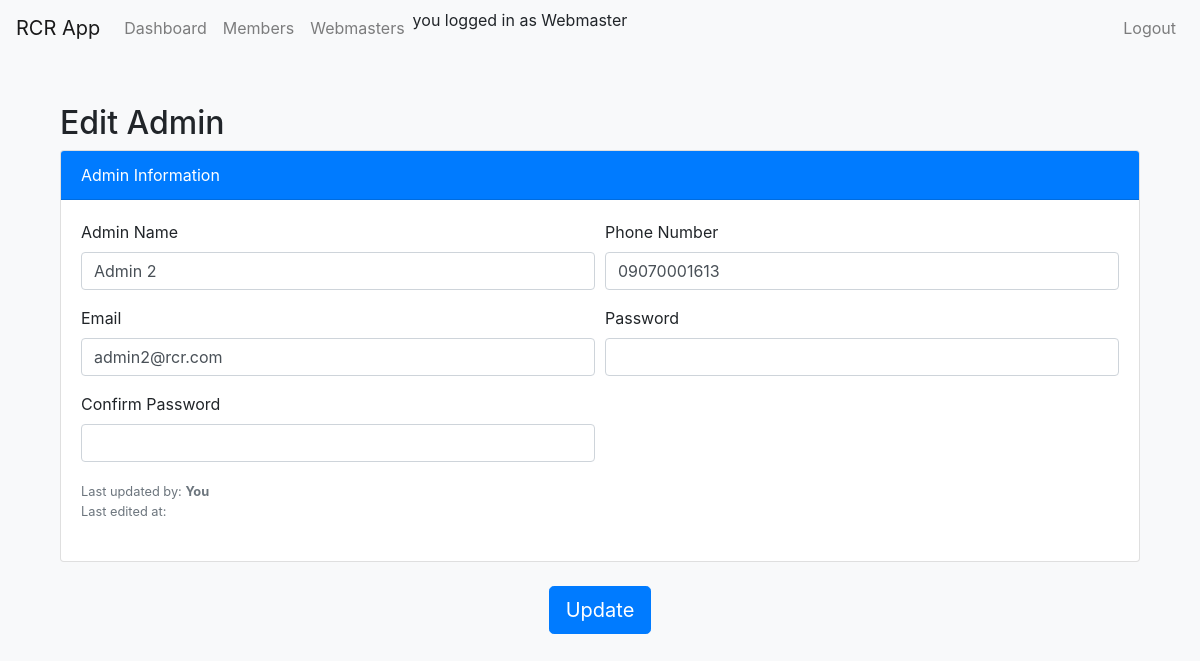
Page /edit_admin/1 (signed in) on the committed database.
### app.py (models this page shows, shortened)
class Admin(UserMixin, db.Model):
    __tablename__ = 'admin'
    id = db.Column(db.Integer, primary_key=True)
    admin_name = db.Column(db.String(100), nullable=False)
    email = db.Column(db.String(120), unique=True, nullable=False)
    phone_number = db.Column(db.String(20))
    password = db.Column(db.String(200))
    is_admin_flag = db.Column(db.Boolean, default=True)  # Renamed to avoid conflict
    last_edited_by_webmaster_id = db.Column(db.Integer, db.ForeignKey('webmaster.id'))
    last_edited_by_webmaster = db.relationship('Webmaster', backref='admin_records', foreign_keys=[last_edited_by_webmaster_id])

### app.py (the view, shortened to what this page needs)
@app.route('/edit_admin/<int:admin_id>', methods=['GET', 'POST'])
@login_required
def edit_admin(admin_id):
    admin = Admin.query.get_or_404(admin_id)
    form = AdminForm(obj=admin)
    return render_template('edit_admin.html', admin=admin, form=form)

### app.py
class AdminForm(FlaskForm):
    admin_name = StringField('Admin Name', validators=[DataRequired(), Length(min=2, max=50)])
    phone_number = StringField('Phone Number', validators=[DataRequired(), Length(max=11), Regexp(regex='^\d+$', message="Phone number must contain only digits")])
    email = StringField('Email', validators=[DataRequired(), Email(), validate_email])
    password = PasswordField('Password', validators=[DataRequired(), Length(min=6)])
    confirm_password = PasswordField('Confirm Password', validators=[DataRequired(), EqualTo('password', message="Password mismatch")])
    submit = SubmitField('Register')

### app.py (called while the page is built, shortened)
@login_manager.user_loader
def load_user(user_id):
    user = Webmaster.query.get(int(user_id))
    if user:
        return user

def login_required(f):
    @wraps(f)
    def decorated_function(*args, **kwargs):
        if not current_user.is_authenticated:
            flash('You need to be logged in to access this page.', 'warning')
            return redirect(url_for('login'))
        return f(*args, **kwargs)
    return decorated_function

@app.before_request
def before_request():
    session.permanent = True
    app.permanent_session_lifetime = timedelta(minutes=20)
    session.modified = True
    session['last_activity'] = time.time()

### templates/edit_admin.html (shortened to what this page needs)
{% extends "base.html" %}
{% block content %}
<div class="container mt-5">
    <h2>Edit Admin</h2>
    <form method="POST" action="{{ url_for('edit_admin', admin_id=admin.id) }}">
        <div class="card mb-4">
            <div class="card-header bg-primary text-white">Admin Information</div>
            <div class="card-body">
                <div class="form-row">
                    <div class="form-group col-md-6">
                        <label for="admin_name">Admin Name</label>
                        {{ form.admin_name(class="form-control") }}
                    </div>
                    <div class="form-group col-md-6">
                        <label for="phone_number">Phone Number</label>
                        {{ form.phone_number(class="form-control") }}
                    </div>
                    <div class="form-group col-md-6">
                        <label for="email">Email</label>
                        {{ form.email(class="form-control") }}
                    </div>
                    <div class="form-group col-md-6">
                        <label for="password">Password</label>
                        {{ form.password(class="form-control") }}
                    </div>
                    <div class="form-group col-md-6">
                        <label for="confirm_password">Confirm Password</label>
                        {{ form.confirm_password(class="form-control") }}
                    </div>
                </div>
                <div class="form-group">
                    <small class="form-text text-muted">Last updated by:
                        <strong> {% if admin.last_edited_by == session['user_id'] %}
                            You
                        {% else %}
                            {% for admin in admins %}
                                {% if admin.id == admin.last_edited_by %}
                                    {{ admin.admin_name }}
                                {% endif %}
                            {% endfor %}
                        {% endif %}</strong>
                    <br>
                    Last edited at: {{ humanized_last_edited_at }}
                </div>
            </div>
        </div>
        <div class="text-center">
            <button type="submit" class="btn btn-primary btn-lg">Update</button>
        </div>
    </form>
</div>
{% endblock %}

### templates/base.html (style rules this page uses)
body { background-color: #f8f9fa; }
.card { margin-bottom: 20px; }

### rows in the picture
Admin: admin_name "Admin 2", phone_number "09070001613", email "admin2@rcr.com"
